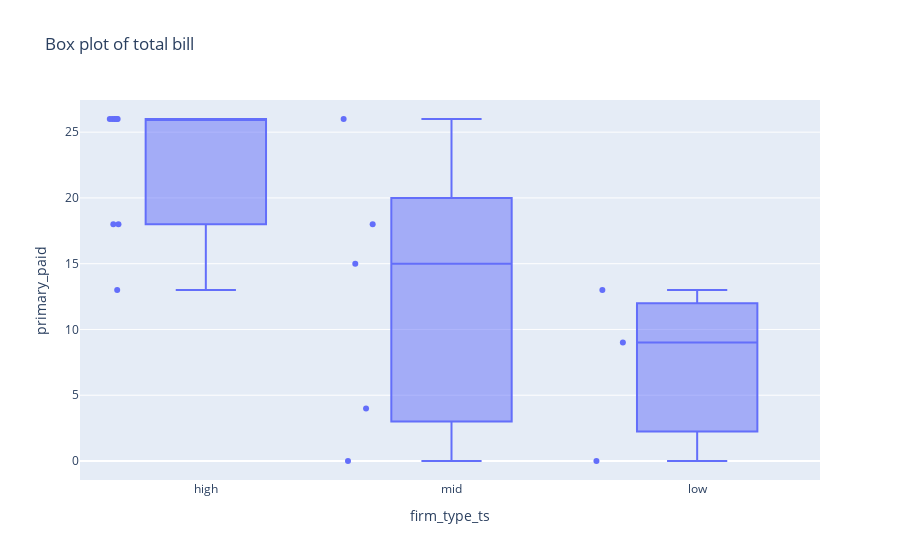

Notebook cell for this chart:
### Code cell
df = pd.read_excel('parental leave data.xlsx', index_col='index_col')
fig = px.box(df, x="firm_type_ts", y="primary_paid", points='all',
             category_orders={"firm_type_ts":['high', 'mid', 'low']},
             title="Box plot of total bill",
             hover_data=["firm"] # add day column to hover data
            )
fig.show()

### Figure 1 — Plotly figure (JSON) as saved in the notebook; plotly's stock layout.template omitted (floating-point values rounded to 4 significant figures)
{"data": [{"alignmentgroup": "True", "boxpoints": "all", "customdata": [["AJ Park"], ["Anderson Lloyd"], ["Anthony Harper"], ["Bell Gully"], ["Buddle Findlay"], ["Chapman Tripp"], ["Davenports"], ["Dentons Kensington Swan"], ["DLA piper"], ["Duncan Cotterill"], ["Gilbert Walker"], ["Glaistor Ennor"], ["Greenwood Roche"], ["Grimshaw & Co"], ["Haigh Lyon"], ["Harmon Horton Lusk"], ["Hesketh Henry"], ["Hudson Gavin Martin"], ["Lane Neave"], ["Lee Salmon Long"], ["Lowndes Jordan"], ["Martelli McKegg"], ["Mayne Wetherll"], ["McVeagh Fleming"], ["Meredith Connell"], ["Minter Ellison Rudd Watts"], ["Morris Legal"], ["Rice Spier"], ["Russell McVeagh"], ["Simpson Grierson"], ["Tompkins Wake"], ["Turner Hopkins"], ["Wilson Harle"], ["Wynn Williams"], ["Kindrik Partners"]], "hovertemplate": "firm_type_ts=%{x}<br>primary_paid=%{y}<br>firm=%{customdata[0]}<extra></extra>", "legendgroup": "", "marker": {"color": "#636efa"}, "name": "", "notched": false, "offsetgroup": "", "orientation": "v", "showlegend": false, "type": "box", "x": ["mid", "mid", "low", "high", "high", "high", "low", "high", "high", "mid", "low", "low", "low", "low", "low", "low", "mid", "mid", "low", "low", "mid", "low", "low", "mid", "high", "high", "mid", "mid", "high", "high", "mid", "low", "low", "low", "low"], "x0": " ", "xaxis": "x", "y": [18, 26, 9, 18, 13, 26, null, 18, 26, 15, null, null, null, null, 0, null, 4, "yes", null, null, null, null, null, 0, 26, 26, null, null, 26, 26, null, null, null, null, 13], "y0": " ", "yaxis": "y"}], "layout": {"boxmode": "group", "legend": {"tracegroupgap": 0}, "title": {"text": "Box plot of total bill"}, "xaxis": {"anchor": "y", "categoryarray": ["high", "mid", "low"], "categoryorder": "array", "domain": [0, 1], "title": {"text": "firm_type_ts"}}, "yaxis": {"anchor": "x", "domain": [0, 1], "title": {"text": "primary_paid"}}}}
